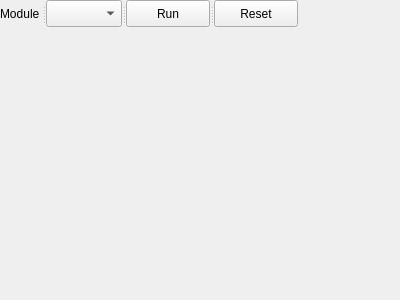
<?xml version="1.0" encoding="UTF-8"?>
<ui version="4.0">
 <class>Form</class>
 <widget class="QWidget" name="Form">
  <property name="geometry">
   <rect>
    <x>0</x>
    <y>0</y>
    <width>400</width>
    <height>300</height>
   </rect>
  </property>
  <property name="windowTitle">
   <string>Form</string>
  </property>
  <widget class="QSplitter" name="splitter">
   <property name="geometry">
    <rect>
     <x>0</x>
     <y>0</y>
     <width>298</width>
     <height>27</height>
    </rect>
   </property>
   <property name="orientation">
    <enum>Qt::Horizontal</enum>
   </property>
   <widget class="QLabel" name="module_box_label">
    <property name="text">
     <string>Module</string>
    </property>
   </widget>
   <widget class="QComboBox" name="module_box"/>
   <widget class="QPushButton" name="reset_button">
    <property name="text">
     <string>Run</string>
    </property>
   </widget>
   <widget class="QPushButton" name="pushButton_2">
    <property name="text">
     <string>Reset</string>
    </property>
   </widget>
  </widget>
 </widget>
 <resources/>
 <connections/>
</ui>
